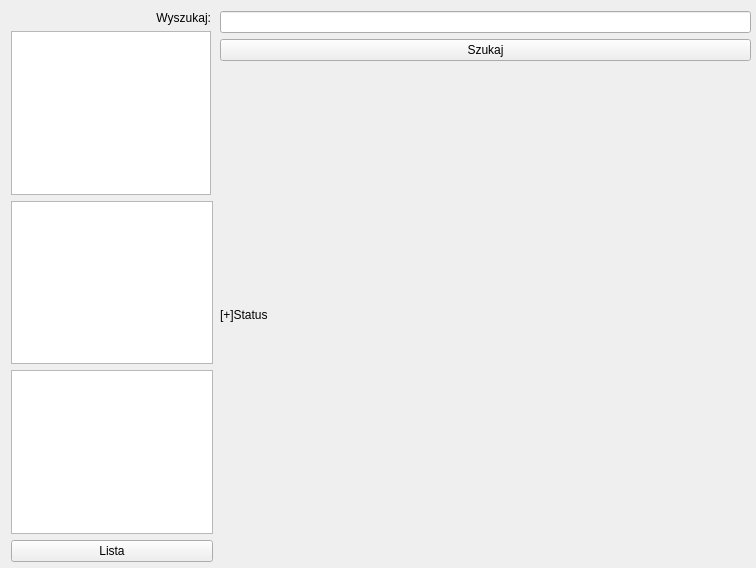
<?xml version="1.0" encoding="UTF-8"?>
<ui version="4.0">
 <class>Szukajka</class>
 <widget class="QMainWindow" name="Szukajka">
  <property name="geometry">
   <rect>
    <x>0</x>
    <y>0</y>
    <width>756</width>
    <height>568</height>
   </rect>
  </property>
  <property name="mouseTracking">
   <bool>false</bool>
  </property>
  <property name="windowTitle">
   <string>Szukajka</string>
  </property>
  <widget class="QWidget" name="centralwidget">
   <widget class="QWidget" name="layoutWidget">
    <property name="geometry">
     <rect>
      <x>220</x>
      <y>11</y>
      <width>531</width>
      <height>551</height>
     </rect>
    </property>
    <layout class="QVBoxLayout" name="verticalLayout_2">
     <item>
      <widget class="QLineEdit" name="Tekst"/>
     </item>
     <item>
      <widget class="QPushButton" name="Przycisk">
       <property name="text">
        <string>Szukaj</string>
       </property>
      </widget>
     </item>
     <item>
      <widget class="QLabel" name="label">
       <property name="enabled">
        <bool>true</bool>
       </property>
       <property name="text">
        <string>[+]Status</string>
       </property>
      </widget>
     </item>
    </layout>
   </widget>
   <widget class="QWidget" name="layoutWidget">
    <property name="geometry">
     <rect>
      <x>11</x>
      <y>11</y>
      <width>202</width>
      <height>551</height>
     </rect>
    </property>
    <layout class="QVBoxLayout" name="verticalLayout">
     <item>
      <widget class="QLabel" name="Wyszukaj">
       <property name="maximumSize">
        <size>
         <width>200</width>
         <height>16777215</height>
        </size>
       </property>
       <property name="mouseTracking">
        <bool>false</bool>
       </property>
       <property name="text">
        <string>Wyszukaj:</string>
       </property>
       <property name="alignment">
        <set>Qt::AlignRight|Qt::AlignTrailing|Qt::AlignVCenter</set>
       </property>
      </widget>
     </item>
     <item>
      <widget class="QTreeWidget" name="Lista">
       <property name="maximumSize">
        <size>
         <width>200</width>
         <height>16777215</height>
        </size>
       </property>
       <property name="dragEnabled">
        <bool>false</bool>
       </property>
       <attribute name="headerVisible">
        <bool>false</bool>
       </attribute>
       <attribute name="headerCascadingSectionResizes">
        <bool>false</bool>
       </attribute>
       <attribute name="headerHighlightSections">
        <bool>false</bool>
       </attribute>
      </widget>
     </item>
     <item>
      <widget class="QTreeView" name="treeView"/>
     </item>
     <item>
      <widget class="QListView" name="cos"/>
     </item>
     <item>
      <widget class="QPushButton" name="pushButton">
       <property name="text">
        <string>Lista</string>
       </property>
      </widget>
     </item>
    </layout>
   </widget>
  </widget>
 </widget>
 <resources/>
 <connections/>
</ui>
